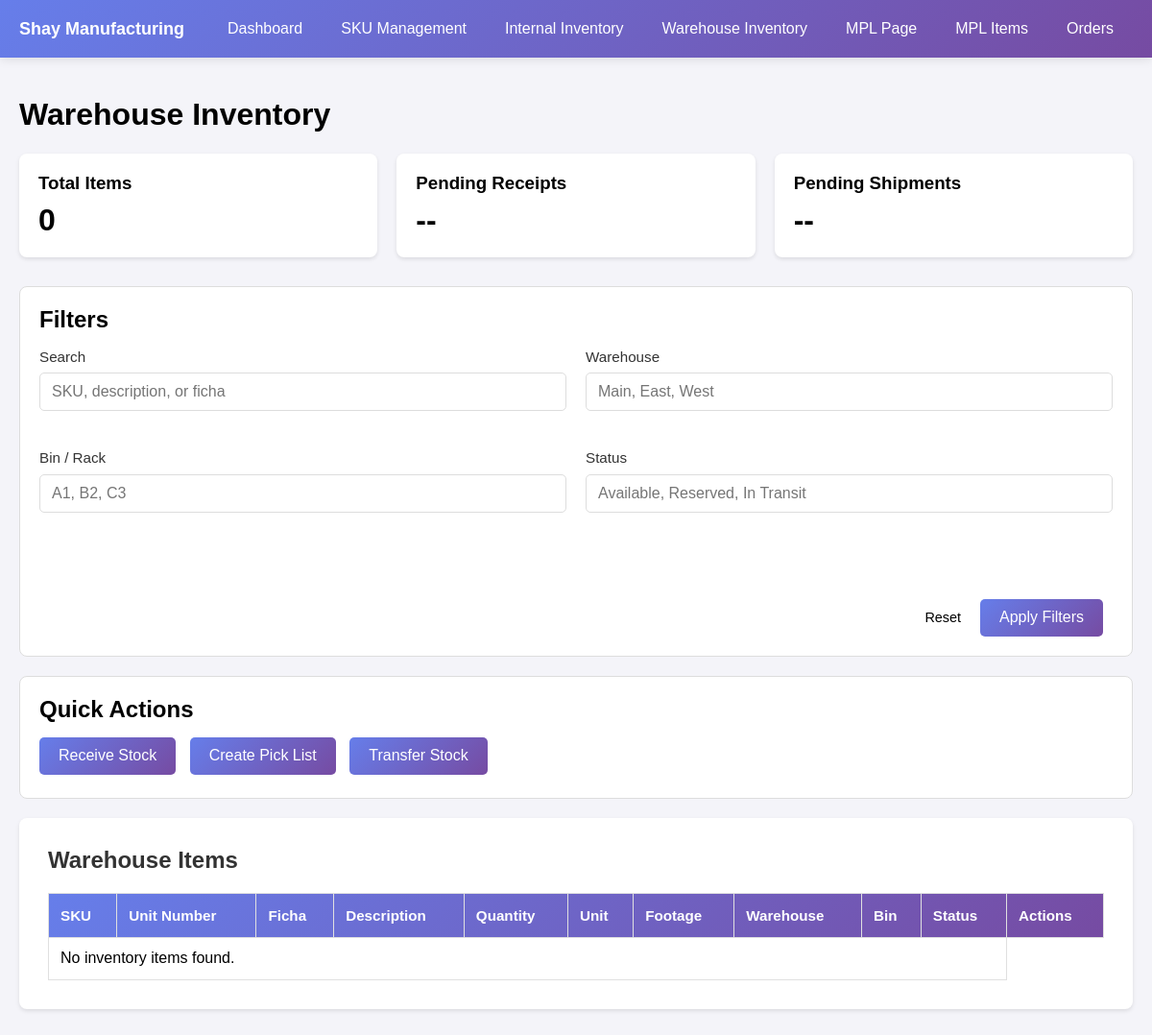
Before: /w_inventory.php with the older database file.
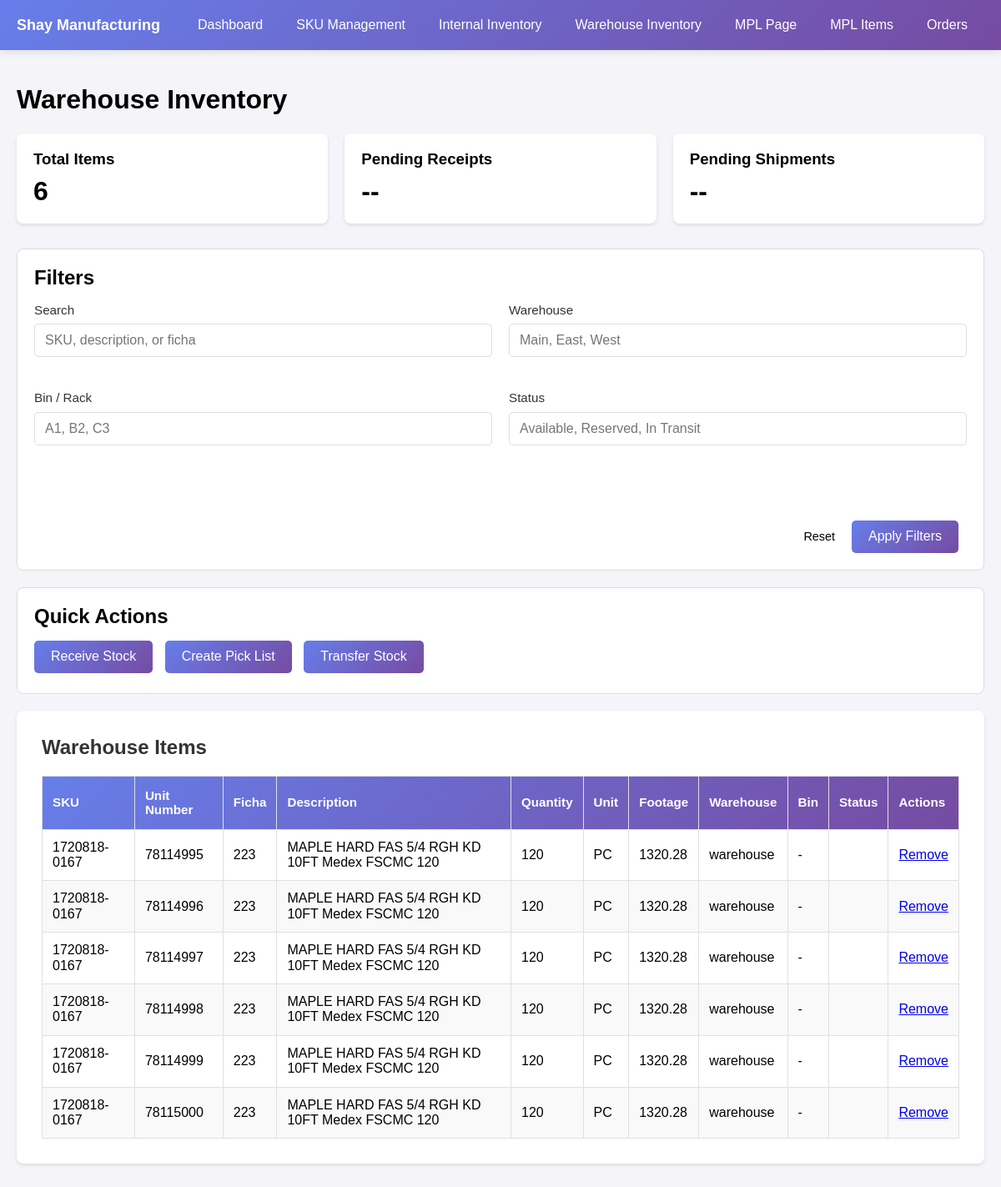
After: the same page with the newer database file.
### tables this page shows
CREATE TABLE `inventory_item_info` (
  `inventory_id` int(100) NOT NULL,
  `sku` varchar(100) DEFAULT NULL,
  `unit_numb` int(15) DEFAULT NULL,
  `ficha` int(11) DEFAULT NULL,
  `description1` text,
  `description2` text,
  `quantity` int(15) NOT NULL,
  `quantity_unit` varchar(10) NOT NULL,
  `footage_quantity` float NOT NULL,
  `location` text
);

### w_inventory.php (the view, shortened to what this page needs)
<?php
    require_once('db_connect.php');
    $warehouse_count = mysqli_num_rows(mysqli_query($connection, "SELECT inventory_id FROM inventory_item_info WHERE location = 'warehouse'"));
?>
<!DOCTYPE html>
<html lang="en">
<head>
    <link rel="stylesheet" href="css/stylesheet.css">
    <link rel="stylesheet" href="css/nav.css">
    <link rel="stylesheet" href="css/normalize.css">
</head>
<body>
    <?php include('header.php'); ?>
    <div class="dashboard-container">
        <h1>Warehouse Inventory</h1>
        <div class="stats-row">
            <div class="card">
                <h3>Total Items</h3>
                <p class="stat-number"><?php echo $warehouse_count; ?></p>
            </div>
            <div class="card">
                <h3>Pending Receipts</h3>
                <p class="stat-number">--</p>
            </div>
            <div class="card">
                <h3>Pending Shipments</h3>
                <p class="stat-number">--</p>
            </div>
        </div>
        <div class="section-container">
            <h2>Filters</h2>
            <form method="GET" class="form-grid">
                <div class="form-group">
                    <label for="search">Search</label>
                    <input type="text" id="search" name="search" placeholder="SKU, description, or ficha">
                </div>
                <div class="form-group">
                    <label for="warehouse">Warehouse</label>
                    <input type="text" id="warehouse" name="warehouse" placeholder="Main, East, West">
                </div>
                <div class="form-group">
                    <label for="bin">Bin / Rack</label>
                    <input type="text" id="bin" name="bin" placeholder="A1, B2, C3">
                </div>
                <div class="form-group">
                    <label for="status">Status</label>
                    <input type="text" id="status" name="status" placeholder="Available, Reserved, In Transit">
                </div>
                <div class="form-footer-actions full-width">
                    <a href="w_inventory.php" class="cancel-link">Reset</a>
                    <button type="submit" class="btn">Apply Filters</button>
                </div>
            </form>
        </div>
        <div class="section-container">
            <h2>Quick Actions</h2>
            <div class="button-group">
                <a href="#" class="btn">Receive Stock</a>
                <a href="#" class="btn">Create Pick List</a>
                <a href="#" class="btn">Transfer Stock</a>
            </div>
        </div>
        <div class="table-container">
            <h2>Warehouse Items</h2>
            <table class="data_tb">
                <tr>
                    <th>SKU</th>
                    <th>Unit Number</th>
                    <th>Ficha</th>
                    <th>Description</th>
                    <th>Quantity</th>
                    <th>Unit</th>
                    <th>Footage</th>
                    <th>Warehouse</th>
                    <th>Bin</th>
                    <th>Status</th>
                    <th>Actions</th>
                </tr>
                <tr>
                   <?php
					$result = mysqli_query($connection, "SELECT * FROM inventory_item_info WHERE location = 'warehouse'");
					if ($result && mysqli_num_rows($result) > 0) {
						while ($row = mysqli_fetch_assoc($result)) {
							$description = trim(($row['description1'] ?? '') . ' ' . ($row['description2'] ?? ''));
							echo "<tr>";
							echo "<td>" . htmlspecialchars($row['sku'] ?? '') . "</td>";
							echo "<td>" . htmlspecialchars($row['unit_numb'] ?? '') . "</td>";
							echo "<td>" . htmlspecialchars($row['ficha'] ?? '') . "</td>";
							echo "<td>" . htmlspecialchars($description) . "</td>";
							echo "<td>" . htmlspecialchars($row['quantity'] ?? '') . "</td>";
							echo "<td>" . htmlspecialchars($row['quantity_unit'] ?? '') . "</td>";
							echo "<td>" . htmlspecialchars($row['footage_quantity'] ?? '') . "</td>";
							echo "<td>" . htmlspecialchars($row['location'] ?? '-') . "</td>";
							echo "<td>" . htmlspecialchars($row['status'] ?? '-') . "</td>";
							echo "<td><td> <a onClick='return confirm(\"Are you sure you want to remove this item from the Master Packing List?\")' href='APIs/mpl-delete.php?id=" . htmlspecialchars($row['id'] ?? 0) . "' name='delete-mpl'>Remove</a></td></td>";
							echo "</tr>";
						}
					} else {
						echo "<tr><td colspan='10'>No inventory items found.</td></tr>";
					}
				?>
                </tr>
            </table>
        </div>
    </div>
</body>
</html>

Changed rows visible on the page:
now on this page (row edited): inventory_item_info: sku "1720818-0167", unit_numb "78114995", ficha "223", description "MAPLE HARD FAS 5/4 RGH KD 10FT Medex FSCMC 120", quantity "120", quantity_unit "PC", footage_quantity "1320.28", location "warehouse", status "-"
now on this page (row edited): inventory_item_info: sku "1720818-0167", unit_numb "78114996", ficha "223", description "MAPLE HARD FAS 5/4 RGH KD 10FT Medex FSCMC 120", quantity "120", quantity_unit "PC", footage_quantity "1320.28", location "warehouse", status "-"
now on this page (row edited): inventory_item_info: sku "1720818-0167", unit_numb "78114997", ficha "223", description "MAPLE HARD FAS 5/4 RGH KD 10FT Medex FSCMC 120", quantity "120", quantity_unit "PC", footage_quantity "1320.28", location "warehouse", status "-"
now on this page (row edited): inventory_item_info: sku "1720818-0167", unit_numb "78114998", ficha "223", description "MAPLE HARD FAS 5/4 RGH KD 10FT Medex FSCMC 120", quantity "120", quantity_unit "PC", footage_quantity "1320.28", location "warehouse", status "-"
now on this page (row edited): inventory_item_info: sku "1720818-0167", unit_numb "78114999", ficha "223", description "MAPLE HARD FAS 5/4 RGH KD 10FT Medex FSCMC 120", quantity "120", quantity_unit "PC", footage_quantity "1320.28", location "warehouse", status "-"
now on this page (row edited): inventory_item_info: sku "1720818-0167", unit_numb "78115000", ficha "223", description "MAPLE HARD FAS 5/4 RGH KD 10FT Medex FSCMC 120", quantity "120", quantity_unit "PC", footage_quantity "1320.28", location "warehouse", status "-"
Other visible differences:
$warehouse_count: "0" → "6"
text no longer shown: "No inventory items found."
